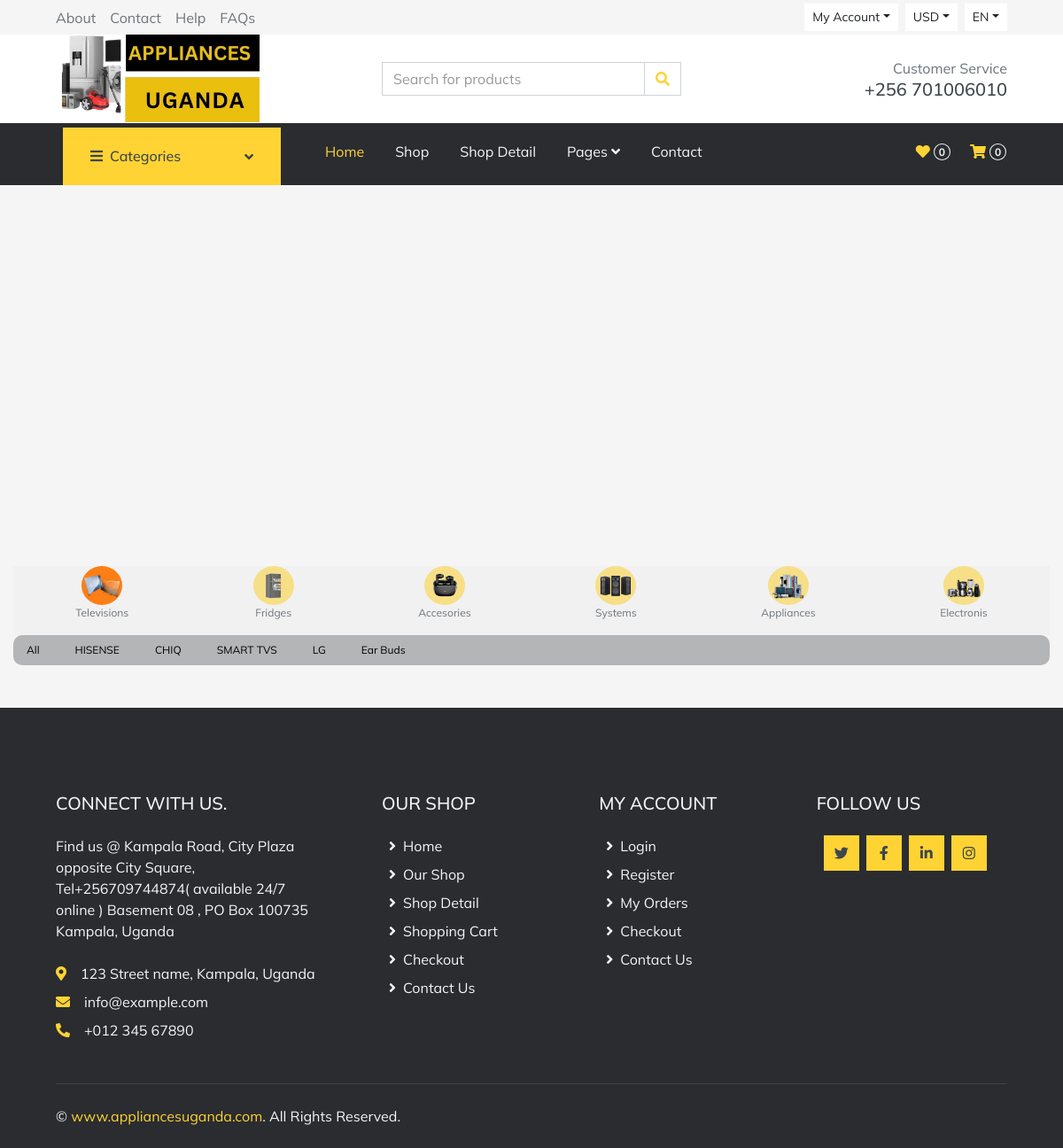
/, run on an earlier commit of the app's database.
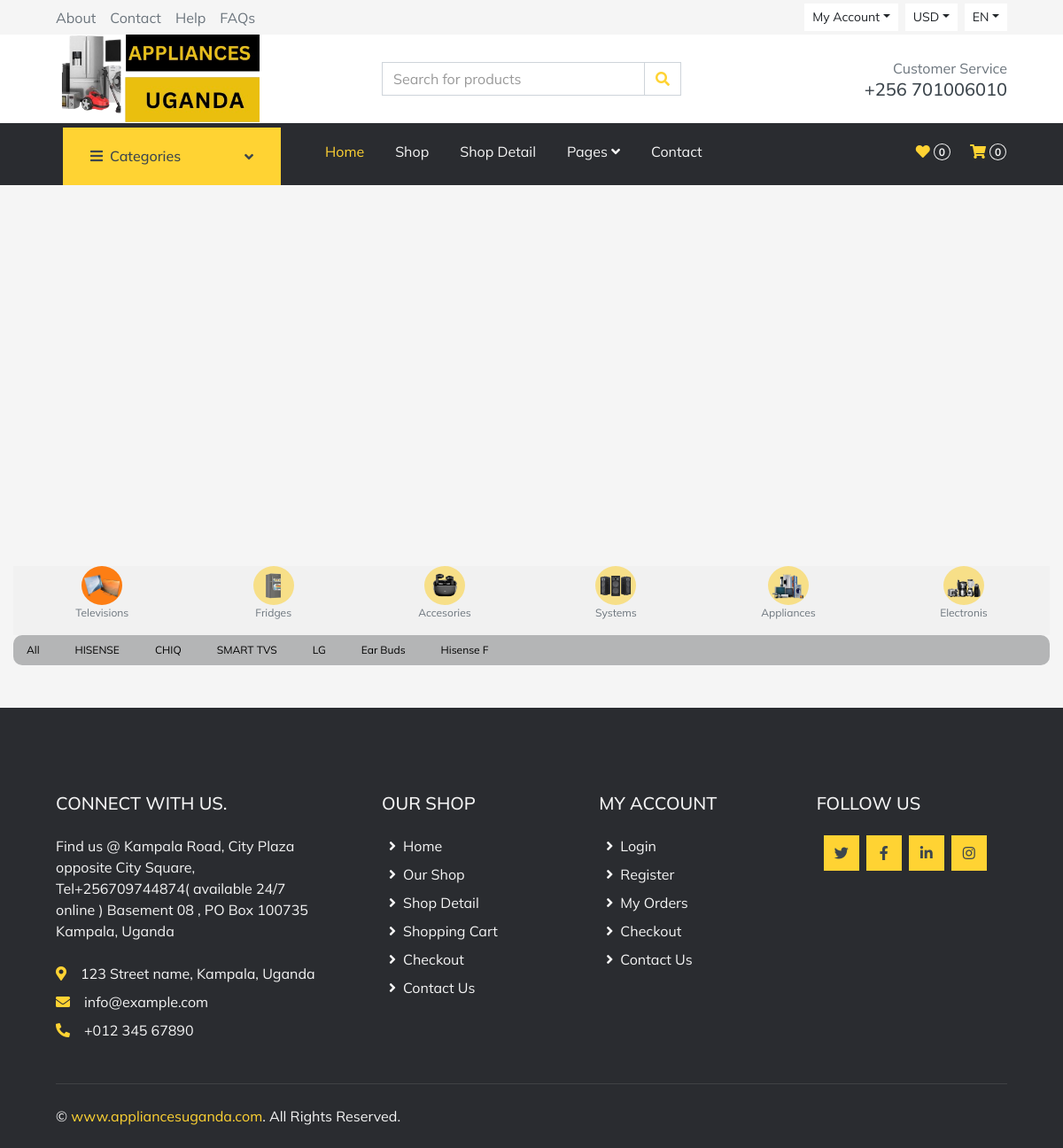
And on a later commit of the database.
### mainApp/models.py (models this page shows, shortened)
class Category(models.Model):
    name = models.CharField(max_length=100)
    image = models.ImageField(upload_to='category_images/')

class Brand(models.Model):
    name = models.CharField(max_length=100)
    category = models.ForeignKey(Category, on_delete=models.CASCADE)

### mainApp/views.py (the view)
# urls.py: path('',views.index,name="index"),
def index(request):
    slide = Slides.objects.all()
    categories = Category.objects.all()
    brands = Brand.objects.all()
    products = Product.objects.all()
    session_key = request.session.session_key
    cart_items = CartItem.objects.filter(session_key=session_key)
    cart_items_count = sum(item.quantity for item in cart_items)
    request.session['cart_items_count'] = cart_items_count
    context = {
        "slide": slide,
        'categories': categories,
        'brands': brands,
        'products': products,
         }
    return render (request, 'index.html', context)

### templates/index.html (shortened to what this page needs)
{% extends 'base.html' %}
{% load static %}
{% load humanize %}
{% block content %}
<div class="container-fluid">
    <div class="responsive-image">
    </div>
    <div class="tab">
        {% for category in categories %}
        <div class="tab-item">
            <button class="tablinks{% if forloop.first %} active{% endif %}">
                <img src="{{ category.image.url }}" alt="{{ category.name }}">
            </button>
            <p style="font-size: 12px;">{{ category.name }}</p>
        </div>
        {% endfor %}
    </div>
    <div class="tabcontent">
        <div class="brands">
            <button class="brand">All</button>
            {% for br in brands %}
            <button class="brand">{{ br.name }}</button>
            {% endfor %}
        </div>
    </div>
</div>
{% endblock %}

What changed in the data, as far as the page shows it:
added Brand: name "Hisense F"
